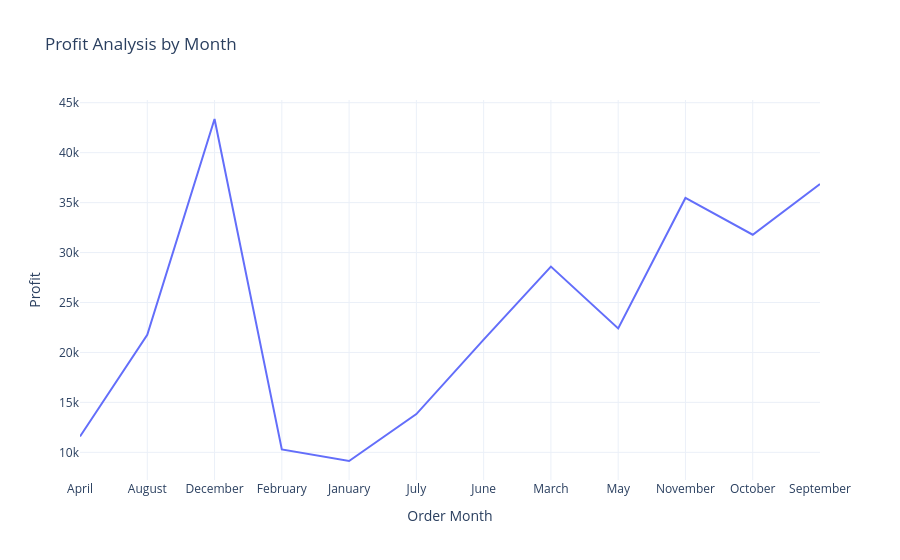

Notebook code for this chart:
### Code cell
monthprofits_Chart=px.line(profit_by_month, x='Order Month', y='Profit', title='Profit Analysis by Month')
monthprofits_Chart.show()

### Figure 1 — Plotly figure (JSON) as saved in the notebook; plotly's stock layout.template omitted (floating-point values rounded to 4 significant figures)
{"data": [{"hovertemplate": "Order Month=%{x}<br>Profit=%{y}<extra></extra>", "legendgroup": "", "line": {"color": "#636efa", "dash": "solid"}, "marker": {"symbol": "circle"}, "mode": "lines", "name": "", "orientation": "v", "showlegend": false, "type": "scatter", "x": ["April", "August", "December", "February", "January", "July", "June", "March", "May", "November", "October", "September"], "xaxis": "x", "y": [11590.0, 21780.0, 43370.0, 10290.0, 9134.0, 13830.0, 21290.0, 28590.0, 22410.0, 35470.0, 31780.0, 36860.0], "yaxis": "y"}], "layout": {"legend": {"tracegroupgap": 0}, "title": {"text": "Profit Analysis by Month"}, "xaxis": {"anchor": "y", "domain": [0, 1], "title": {"text": "Order Month"}}, "yaxis": {"anchor": "x", "domain": [0, 1], "title": {"text": "Profit"}}}}
